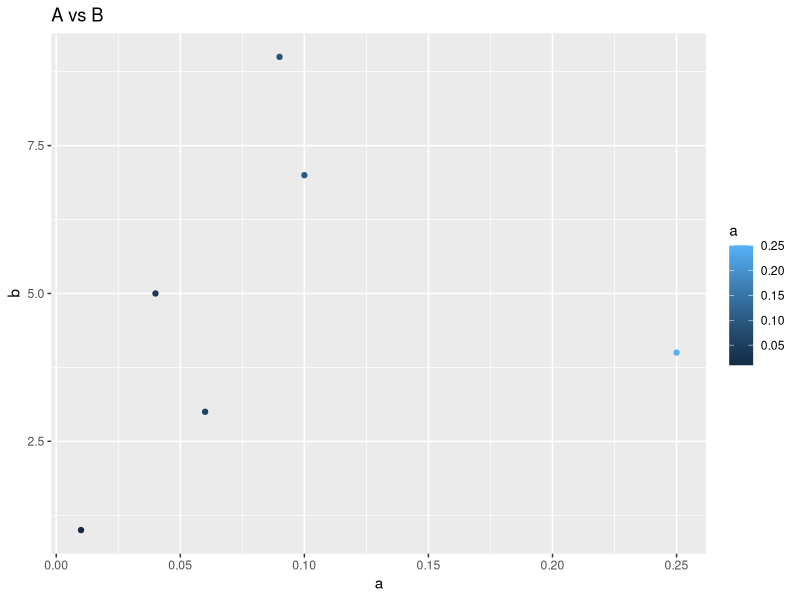

This figure's R source:
#OOS Rate vs Average Deliveries Per Week 
#Create dataset
a <- as.numeric(as.vector(c(0.01, 0.04, 0.06, 0.09, 0.10, 0.25)))
b <- as.numeric(as.vector(c(1, 5, 3, 9, 7, 4)))
c <- data.frame(a, b)
#Create plot
library(ggplot2)
ch <- ggplot(c, aes (x = a, y = b))
cha <- ch + geom_point(aes(colour = a))
cha + ggtitle("A vs B")
